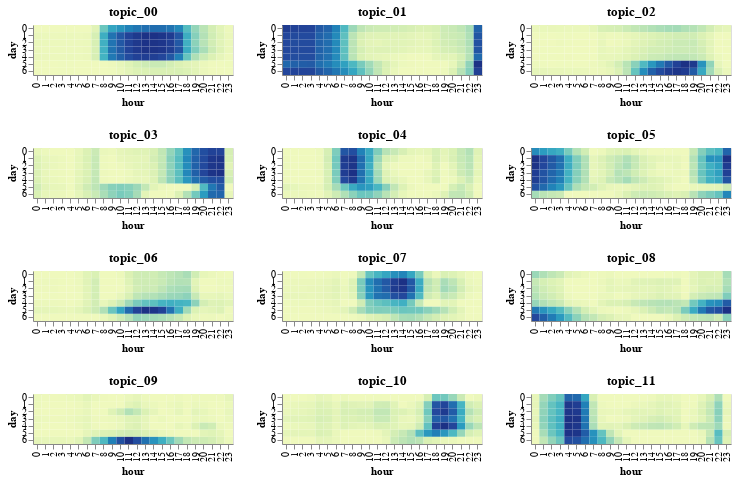

Notebook code for this chart:
### Code cell
numcols = 3 

all_topics = df_topic['topic'].unique() 
rows = alt.vconcat(data=df_topic)
numrows = int(np.ceil(len(all_topics) / numcols))
pointer = 0

for _ in range(numrows):
    row = all_topics[pointer:pointer+numcols]
    cols = alt.hconcat()

    for a_chart in row:
        chart = alt.Chart(df_topic)\
        .mark_rect()\
        .encode(
            alt.X('hour:O', axis=alt.Axis(title='hour')),
            alt.Y('day:O', axis=alt.Axis(title='day')),
            color=alt.Color('score:Q', legend=None)
        )\
        .transform_filter(datum.topic == a_chart)\
        .properties(width=200, height=50, title=a_chart)
        cols |= chart

    rows &= cols.resolve_scale(color='independent', x='independent')
    pointer += numcols

rows

### Figure 1 — Vega-Lite specification as saved in the notebook (floating-point values rounded to 4 significant figures; data arrays with more than 128 entries replaced by an {"elided": "..."} marker saying what was removed)
{"$schema": "https://vega.github.io/schema/vega-lite/v2.6.0.json", "config": {"view": {"height": 300, "width": 400}}, "data": {"name": "data-54d632e75a646d1510d25b56401b585b"}, "datasets": {"data-54d632e75a646d1510d25b56401b585b": {"elided": "2016 records"}}, "vconcat": [{"hconcat": [{"data": {"name": "data-54d632e75a646d1510d25b56401b585b"}, "encoding": {"color": {"field": "score", "legend": null, "type": "quantitative"}, "x": {"axis": {"title": "hour"}, "field": "hour", "type": "ordinal"}, "y": {"axis": {"title": "day"}, "field": "day", "type": "ordinal"}}, "height": 50, "mark": "rect", "title": "topic_00", "transform": [{"filter": "(datum.topic === 'topic_00')"}], "width": 200}, {"data": {"name": "data-54d632e75a646d1510d25b56401b585b"}, "encoding": {"color": {"field": "score", "legend": null, "type": "quantitative"}, "x": {"axis": {"title": "hour"}, "field": "hour", "type": "ordinal"}, "y": {"axis": {"title": "day"}, "field": "day", "type": "ordinal"}}, "height": 50, "mark": "rect", "title": "topic_01", "transform": [{"filter": "(datum.topic === 'topic_01')"}], "width": 200}, {"data": {"name": "data-54d632e75a646d1510d25b56401b585b"}, "encoding": {"color": {"field": "score", "legend": null, "type": "quantitative"}, "x": {"axis": {"title": "hour"}, "field": "hour", "type": "ordinal"}, "y": {"axis": {"title": "day"}, "field": "day", "type": "ordinal"}}, "height": 50, "mark": "rect", "title": "topic_02", "transform": [{"filter": "(datum.topic === 'topic_02')"}], "width": 200}], "resolve": {"scale": {"color": "independent", "x": "independent", "y": "independent"}}}, {"hconcat": [{"data": {"name": "data-54d632e75a646d1510d25b56401b585b"}, "encoding": {"color": {"field": "score", "legend": null, "type": "quantitative"}, "x": {"axis": {"title": "hour"}, "field": "hour", "type": "ordinal"}, "y": {"axis": {"title": "day"}, "field": "day", "type": "ordinal"}}, "height": 50, "mark": "rect", "title": "topic_03", "transform": [{"filter": "(datum.topic === 'topic_03')"}], "width": 200}, {"data": {"name": "data-54d632e75a646d1510d25b56401b585b"}, "encoding": {"color": {"field": "score", "legend": null, "type": "quantitative"}, "x": {"axis": {"title": "hour"}, "field": "hour", "type": "ordinal"}, "y": {"axis": {"title": "day"}, "field": "day", "type": "ordinal"}}, "height": 50, "mark": "rect", "title": "topic_04", "transform": [{"filter": "(datum.topic === 'topic_04')"}], "width": 200}, {"data": {"name": "data-54d632e75a646d1510d25b56401b585b"}, "encoding": {"color": {"field": "score", "legend": null, "type": "quantitative"}, "x": {"axis": {"title": "hour"}, "field": "hour", "type": "ordinal"}, "y": {"axis": {"title": "day"}, "field": "day", "type": "ordinal"}}, "height": 50, "mark": "rect", "title": "topic_05", "transform": [{"filter": "(datum.topic === 'topic_05')"}], "width": 200}], "resolve": {"scale": {"color": "independent", "x": "independent", "y": "independent"}}}, {"hconcat": [{"data": {"name": "data-54d632e75a646d1510d25b56401b585b"}, "encoding": {"color": {"field": "score", "legend": null, "type": "quantitative"}, "x": {"axis": {"title": "hour"}, "field": "hour", "type": "ordinal"}, "y": {"axis": {"title": "day"}, "field": "day", "type": "ordinal"}}, "height": 50, "mark": "rect", "title": "topic_06", "transform": [{"filter": "(datum.topic === 'topic_06')"}], "width": 200}, {"data": {"name": "data-54d632e75a646d1510d25b56401b585b"}, "encoding": {"color": {"field": "score", "legend": null, "type": "quantitative"}, "x": {"axis": {"title": "hour"}, "field": "hour", "type": "ordinal"}, "y": {"axis": {"title": "day"}, "field": "day", "type": "ordinal"}}, "height": 50, "mark": "rect", "title": "topic_07", "transform": [{"filter": "(datum.topic === 'topic_07')"}], "width": 200}, {"data": {"name": "data-54d632e75a646d1510d25b56401b585b"}, "encoding": {"color": {"field": "score", "legend": null, "type": "quantitative"}, "x": {"axis": {"title": "hour"}, "field": "hour", "type": "ordinal"}, "y": {"axis": {"title": "day"}, "field": "day", "type": "ordinal"}}, "height": 50, "mark": "rect", "title": "topic_08", "transform": [{"filter": "(datum.topic === 'topic_08')"}], "width": 200}], "resolve": {"scale": {"color": "independent", "x": "independent", "y": "independent"}}}, {"hconcat": [{"data": {"name": "data-54d632e75a646d1510d25b56401b585b"}, "encoding": {"color": {"field": "score", "legend": null, "type": "quantitative"}, "x": {"axis": {"title": "hour"}, "field": "hour", "type": "ordinal"}, "y": {"axis": {"title": "day"}, "field": "day", "type": "ordinal"}}, "height": 50, "mark": "rect", "title": "topic_09", "transform": [{"filter": "(datum.topic === 'topic_09')"}], "width": 200}, {"data": {"name": "data-54d632e75a646d1510d25b56401b585b"}, "encoding": {"color": {"field": "score", "legend": null, "type": "quantitative"}, "x": {"axis": {"title": "hour"}, "field": "hour", "type": "ordinal"}, "y": {"axis": {"title": "day"}, "field": "day", "type": "ordinal"}}, "height": 50, "mark": "rect", "title": "topic_10", "transform": [{"filter": "(datum.topic === 'topic_10')"}], "width": 200}, {"data": {"name": "data-54d632e75a646d1510d25b56401b585b"}, "encoding": {"color": {"field": "score", "legend": null, "type": "quantitative"}, "x": {"axis": {"title": "hour"}, "field": "hour", "type": "ordinal"}, "y": {"axis": {"title": "day"}, "field": "day", "type": "ordinal"}}, "height": 50, "mark": "rect", "title": "topic_11", "transform": [{"filter": "(datum.topic === 'topic_11')"}], "width": 200}], "resolve": {"scale": {"color": "independent", "x": "independent", "y": "independent"}}}]}
